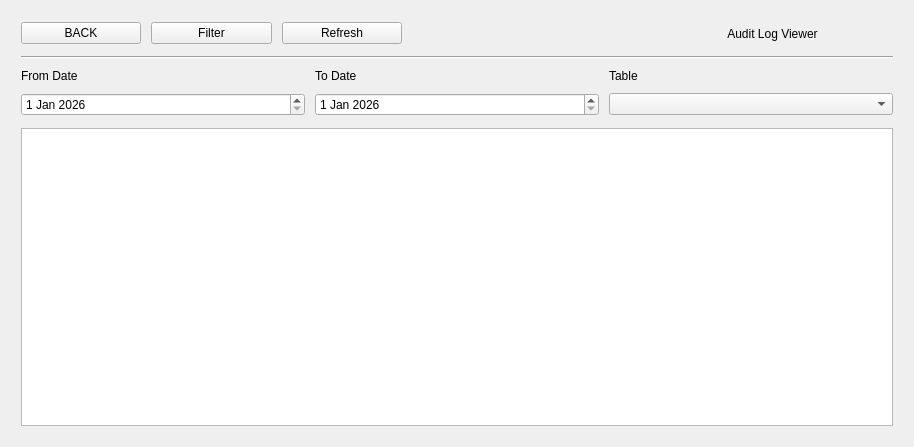
<?xml version="1.0" encoding="UTF-8"?>
<ui version="4.0">
 <class>Form</class>
 <widget class="QWidget" name="Form">
  <property name="geometry">
   <rect>
    <x>0</x>
    <y>0</y>
    <width>914</width>
    <height>447</height>
   </rect>
  </property>
  <property name="windowTitle">
   <string>Form</string>
  </property>
  <layout class="QVBoxLayout" name="verticalLayout_2">
   <item>
    <layout class="QVBoxLayout" name="main" stretch="1,0,2,12">
     <property name="spacing">
      <number>10</number>
     </property>
     <property name="leftMargin">
      <number>10</number>
     </property>
     <property name="topMargin">
      <number>10</number>
     </property>
     <property name="rightMargin">
      <number>10</number>
     </property>
     <property name="bottomMargin">
      <number>10</number>
     </property>
     <item>
      <layout class="QHBoxLayout" name="top" stretch="1,1,1,2,2">
       <item>
        <widget class="QPushButton" name="back">
         <property name="text">
          <string>BACK</string>
         </property>
        </widget>
       </item>
       <item>
        <widget class="QPushButton" name="filter">
         <property name="text">
          <string>Filter</string>
         </property>
        </widget>
       </item>
       <item>
        <widget class="QPushButton" name="refresh">
         <property name="text">
          <string>Refresh</string>
         </property>
        </widget>
       </item>
       <item>
        <spacer name="horizontalSpacer">
         <property name="orientation">
          <enum>Qt::Horizontal</enum>
         </property>
         <property name="sizeHint" stdset="0">
          <size>
           <width>40</width>
           <height>20</height>
          </size>
         </property>
        </spacer>
       </item>
       <item>
        <widget class="QLabel" name="title">
         <property name="text">
          <string>Audit Log Viewer</string>
         </property>
         <property name="alignment">
          <set>Qt::AlignCenter</set>
         </property>
        </widget>
       </item>
      </layout>
     </item>
     <item>
      <widget class="Line" name="line">
       <property name="orientation">
        <enum>Qt::Horizontal</enum>
       </property>
      </widget>
     </item>
     <item>
      <layout class="QHBoxLayout" name="middle">
       <property name="spacing">
        <number>10</number>
       </property>
       <item>
        <layout class="QFormLayout" name="from_date_layout">
         <property name="rowWrapPolicy">
          <enum>QFormLayout::WrapAllRows</enum>
         </property>
         <item row="0" column="0">
          <widget class="QLabel" name="from_date_label">
           <property name="text">
            <string>From Date</string>
           </property>
          </widget>
         </item>
         <item row="0" column="1">
          <widget class="QDateEdit" name="from_date_selection">
           <property name="dateTime">
            <datetime>
             <hour>0</hour>
             <minute>0</minute>
             <second>0</second>
             <year>2026</year>
             <month>1</month>
             <day>1</day>
            </datetime>
           </property>
          </widget>
         </item>
        </layout>
       </item>
       <item>
        <layout class="QFormLayout" name="to_date_layout">
         <property name="rowWrapPolicy">
          <enum>QFormLayout::WrapAllRows</enum>
         </property>
         <item row="0" column="0">
          <widget class="QLabel" name="to_date_label">
           <property name="text">
            <string>To Date</string>
           </property>
          </widget>
         </item>
         <item row="0" column="1">
          <widget class="QDateEdit" name="to_date_selection">
           <property name="dateTime">
            <datetime>
             <hour>0</hour>
             <minute>0</minute>
             <second>0</second>
             <year>2026</year>
             <month>1</month>
             <day>1</day>
            </datetime>
           </property>
          </widget>
         </item>
        </layout>
       </item>
       <item>
        <layout class="QFormLayout" name="table_filter_layout">
         <property name="rowWrapPolicy">
          <enum>QFormLayout::WrapAllRows</enum>
         </property>
         <item row="0" column="0">
          <widget class="QLabel" name="table_label">
           <property name="text">
            <string>Table</string>
           </property>
          </widget>
         </item>
         <item row="0" column="1">
          <widget class="QComboBox" name="table_selection">
           <property name="placeholderText">
            <string>Select a table</string>
           </property>
          </widget>
         </item>
        </layout>
       </item>
      </layout>
     </item>
     <item>
      <layout class="QVBoxLayout" name="bottom">
       <item>
        <widget class="QTableView" name="table"/>
       </item>
      </layout>
     </item>
    </layout>
   </item>
  </layout>
 </widget>
 <resources/>
 <connections/>
</ui>
